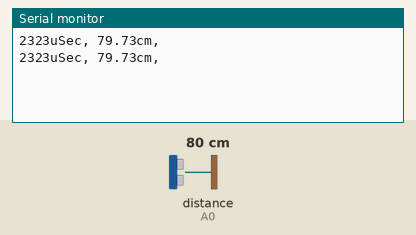
This sketch was run on a simulated Arduino Uno, built with avr-gcc and run on an emulated ATmega328P. On the bench: the last lines printed to the serial monitor. Wiring (inferred from the names in the program): ultrasonic range finder: trigger A1; echo A0. The inputs (shaded band) are chosen by the test bench; at power-on: distance to the obstacle (sensor on A0) 80 cm. The echo pulse lasts 58.3 µs per cm.

Above: at 1.8 s.
1.9 s: distance to the obstacle (sensor on A0) set to 2 cm
At 2.8 s:
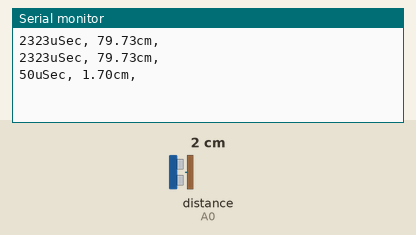
3.4 s: distance to the obstacle (sensor on A0) set to 4 cm
At 4.8 s:
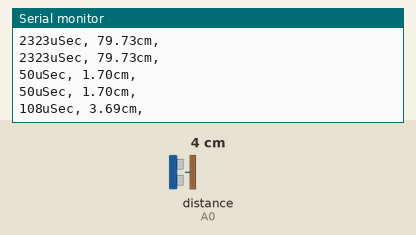
Timing chart, 0 to 6.4 s (numbered marks = the images above; inputs shaded):
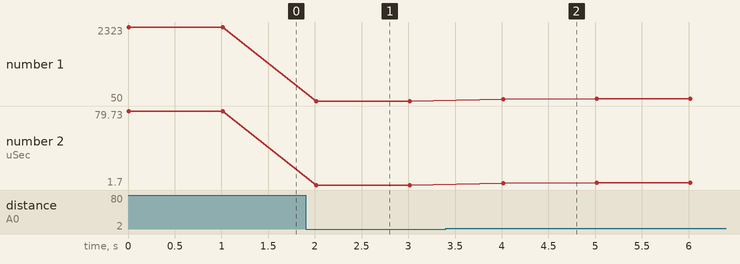

The sketch:

range.ino
```cpp
/*
 * HY-SRF05 Test
 *
 * Exercises the ultrasonic range finder module and prints out the current measured distance
 * VCC - connect to 5V
 * GND - connect to ground
 * TRIG - connect to digital pin 12.  Can be any digital pin
 * ECHO - connect to digital pin 13.  Can be any digital pin
 * OUT - Not connected
 */
const int TRIG_PIN = A1;
const int ECHO_PIN = A0;
float temp_In_C = 20.0;  // Can enter actual air temp here for maximum accuracy or read with sensor
float speed_Of_Sound;          // Calculated speed of sound based on air temp
float distance_Per_uSec;      // Distance sound travels in one microsecond at that temp

//===============================================================================
//  Initialization
//===============================================================================
void setup() {
  pinMode(TRIG_PIN,OUTPUT);
  pinMode(ECHO_PIN,INPUT);
  // Formula to calculate speed of sound in meters/sec based on temp
  speed_Of_Sound = 331.1 +(0.606 * temp_In_C);
  // Calculate the distance that sound travels in one microsecond in Centimeters
  distance_Per_uSec = speed_Of_Sound / 10000.0;
  Serial.begin(9600);
}
//===============================================================================
//  Main
//===============================================================================
void loop() {
  float duration, distanceCm, distanceIn, distanceFt;

  digitalWrite(TRIG_PIN, HIGH);       // Set trigger pin HIGH
  delayMicroseconds(10);              // Hold pin HIGH for 10 uSec
  digitalWrite(TRIG_PIN, LOW);        // Return trigger pin back to LOW again.
  duration = pulseIn(ECHO_PIN,HIGH);  // Measure time in uSec for echo to come back.

  // convert the time data into a distance in centimeters, inches and feet
  duration = duration / 2.0;  // Divide echo time by 2 to get the time for the sound to travel in one direction
  distanceCm = duration * distance_Per_uSec;
  //istanceIn = distanceCm / 2.54;
  //distanceFt = distanceIn / 12.0;

  if (distanceCm <= 0){
    Serial.println("Out of range");
  }
  else {
    Serial.print(duration, 0);
    Serial.print("uSec, ");
    Serial.print(distanceCm);
    Serial.print("cm,  ");
    //S/erial.print(distanceIn,0);
    //Serial.print("in, ");
    //Serial.print(distanceFt,1);
    //Serial.print("ft, ");
    Serial.println();
  }
  delay(1000);  // Delay between readings
}
```

Measured:
- after the input at 1.9 s, the serial monitor: prints a new line after 0.11 s (image 1)
- after the input at 3.4 s, the serial monitor: prints a new line after 0.62 s (image 2)
- plotted number 1: 2323 → 50 after the input at 1.9 s, 50 → 118 after the input at 3.4 s
- plotted number 2: 79.73 → 1.7 after the input at 1.9 s, 1.7 → 4.03 after the input at 3.4 s
